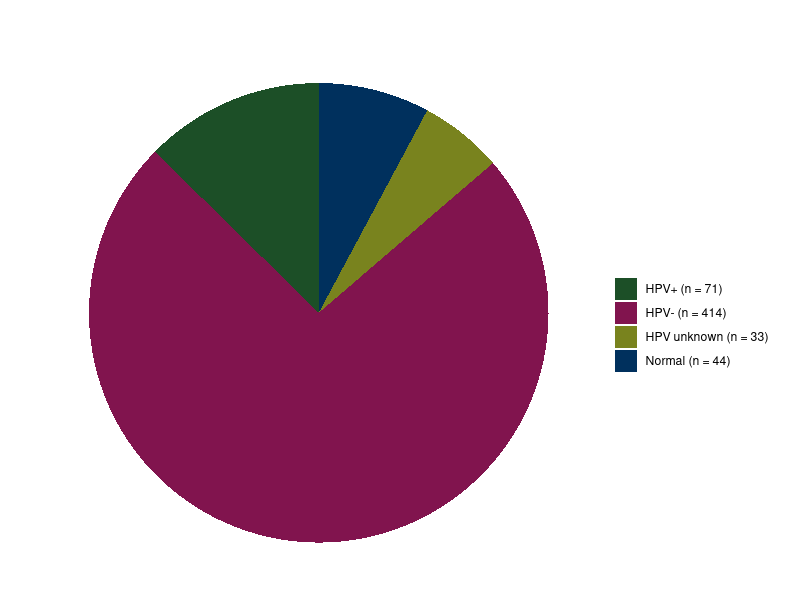

Here is the R script that generated this plot:
## ---- chunk 1
knitr::opts_chunk$set(echo = FALSE,
                      comment = FALSE, 
                      warning = FALSE, 
                      message = FALSE)
require(ggplot2)
ggplot2::theme_set(new = theme_bw(base_size = 12)) # sets the theme and axis font size
## ---- chunk 2

custom_colors = c("#1c4f27", "#81144e", "#79831e", "#00305d", "#C0C0C0", "#9c1915", "black", "#404040", "#808080", "#D3D3D3")
result_fig_dir = "../03.Results/Figures/"

# Data for the pie chart
data_list = list()

### TCGA
data <- data.frame(
  Category = c("HPV+ (n = 71)", "HPV- (n = 414)", "HPV unknown (n = 33)",  "Normal (n = 44)"),
  Count = c(71, 414, 33, 44)
)
data_list[["Cohort1"]] = data

### Cohort 2
data <- data.frame(
  Category = c("HPV+ (n = 11)", "HPV- (n = 49)", "HPV unknown (n = 42)"),
  Count = c(11, 49, 42)
)
data_list[["Cohort2"]] = data

### Cohort 6
data <- data.frame(
  Category = c("ICB; HPV+ (n = 4)", "ICB; HPV- (n = 10)", "Non-ICB; HPV+ (n = 11)", "Non-ICB; HPV- (n = 27)"),
  Count = c(4, 10, 11, 27)
)
data_list[["Cohort6"]] = data

### Cohort 8
data <- data.frame(
  Category = c("HPV+ (n = 8)", "HPV- (n = 18)"),
  Count = c(8,18)
)
data_list[["Cohort8"]] = data

### Cohort 10
data <- data.frame(
  Category = c("HPV+ (n = 13)", "HPV- (n = 21)"),
  Count = c(13,21)
)
data_list[["Cohort10"]] = data

### Cohort 11
data <- data.frame(
  Category = c("HPV+ (n = 4)", "HPV- (n = 13)", "HPV unknown (n = 43)"),
  Count = c(4,13,43)
)
data_list[["Cohort11"]] = data


test_cohort = "Cohort1" # Cohort1 Cohort2 Cohort6 Cohort8 Cohort10 Cohort11
data = data_list[[test_cohort]]
data$Category = factor(data$Category, levels = data$Category)

# Create the pie chart
fig_height = 2*0.4*3
fig_width = 2*0.6*3


pdf(file = paste0(result_fig_dir, "Figure1_piePlot_",test_cohort,".pdf"), 
      height = fig_height , width = fig_width)
ggplot(data, aes(x = "", y = Count, fill = Category)) +
  geom_bar(stat = "identity", width = 1) +  
  coord_polar(theta = "y") +  
  scale_fill_manual(values = custom_colors) + 
  theme_void() +  
  theme(legend.position = "right"  
        ) +    
  guides(fill = guide_legend(ncol = 1, byrow = F)) +  
  labs(title = "", fill = "")  
dev.off()

